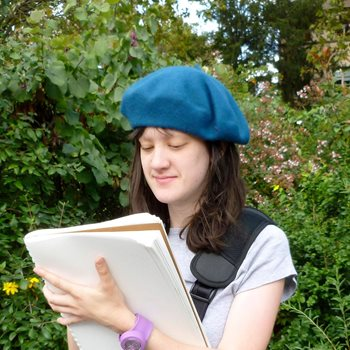
%> input picture konvolüsyon/blue_hat.jpg, 350 x 350 px
$ octave konvolusyon_sobel_2.m   (GNU Octave 9; MATLAB toolbox functions it lacks are replaced by stand-ins)
%> lines starting %> are read from the running program, lines starting %| are printed output that depends on the picture; in (x1, y1, x2, y2) boxes, pixels count from 0 and x2, y2 are one past the last pixel; in counts of white or black regions, pixels touching at a corner belong together; the program's own positions count from 1
A1 = imread('C:\Users\Mehmet Kamil\Desktop\octave\blue_hat.jpg');
%> A1 is the input picture: size 350x350x3 uint8; mean R, G, B 109.2, 119.6, 91.5
A2 = rgb2hsv(A1);
%> A2: size 350x350x3 double; mean H, S, V 0.258, 0.474, 0.504
sat = size(A2)(1);
%> sat = 350
sut = size(A2)(2);
%> sut = 350

imwrite(A2, 'C:\Users\Mehmet Kamil\Desktop\octave\blue_hat_rgb2hsv.jpg');
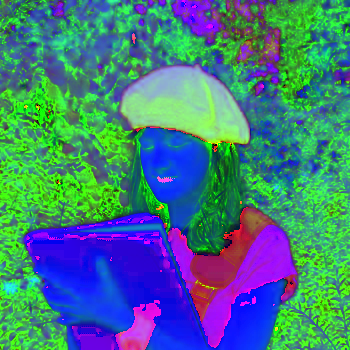
%> saved as blue_hat_rgb2hsv.jpg: size 350x350x3 uint8; mean R, G, B 65.7, 120.9, 128.6

A = uint8(255*A2(:,:,1));
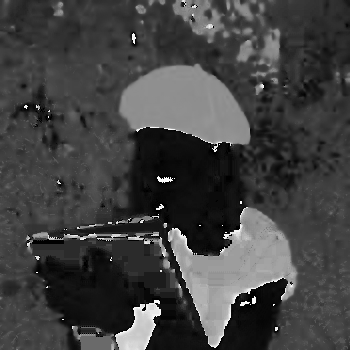
%> A: size 350x350 uint8; min 0, max 254, mean 65.7
esik = 120;
A3 = 0;

for i=1:sat
  for j=1:sut
    if (A(i,j) > esik)
      A3(i,j) = 1;
    else
      A3(i,j) = 0;
    end
  end
end
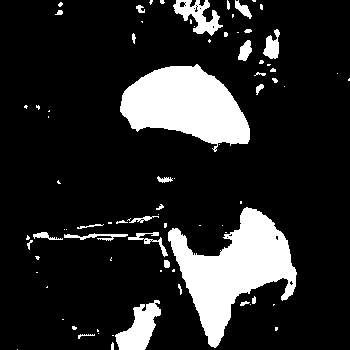
%> A3: size 350x350 double; values 0 (black) and 1 (white), 15.8% white; 81 white regions (51 under 20 px), largest, box (x1, y1, x2, y2) and area: (168, 207, 297, 348) 8002, (120, 64, 250, 152) 7073, (115, 300, 161, 350) 1234

imwrite(A3, 'C:\Users\Mehmet Kamil\Desktop\octave\blue_hat_H_mask.jpg');

A = uint8(255*A2(:,:,2));
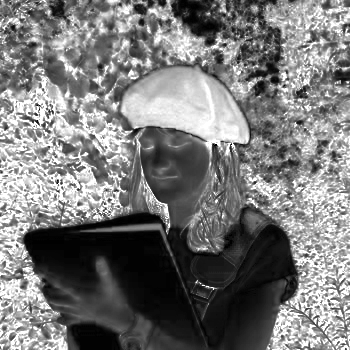
%> A: size 350x350 uint8; min 0, max 255, mean 120.9
esik = 150

for i=1:sat
  for j=1:sut
    if (A(i,j) > esik)
      A4(i,j) = 1;
    else
      A4(i,j) = 0;
    end
  end
end
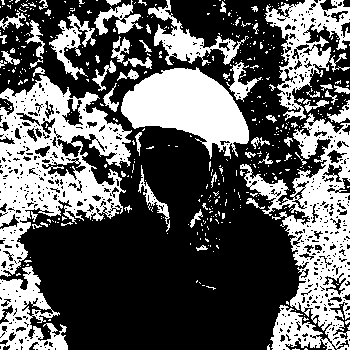
%> A4: size 350x350 double; values 0 (black) and 1 (white), 36.7% white; 445 white regions (385 under 20 px), largest, box (x1, y1, x2, y2) and area: (0, 75, 132, 277) 11870, (240, 113, 350, 350) 10488, (121, 67, 249, 159) 6691

imwrite(A4, 'C:\Users\Mehmet Kamil\Desktop\octave\blue_hat_S_mask.jpg');

Amsk = 0;
Amsk = (A3.*A4);
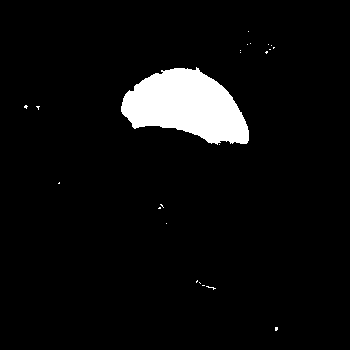
%> Amsk: size 350x350 double; values 0 (black) and 1 (white), 5.4% white; 23 white regions (22 under 20 px), largest, box (x1, y1, x2, y2) and area: (121, 67, 249, 145) 6475
% Küçük yamaları yok etmek için bwareaopen(Amsk,25) işlemi yapılır.
% 25, bitişik beyaz piksellerin eşik değeridir. Daha az sayıda olanlar karartılır.
Amsk = bwareaopen(Amsk, 25);
%> Amsk: size 350x350 logical; 5.3% white; 1 white region, box (x1, y1, x2, y2) and area: (121, 67, 249, 145) 6475

imwrite(255*Amsk, 'C:\Users\Mehmet Kamil\Desktop\octave\blue_hat_full_mask_1.jpg');

A = A2(:,:,3);
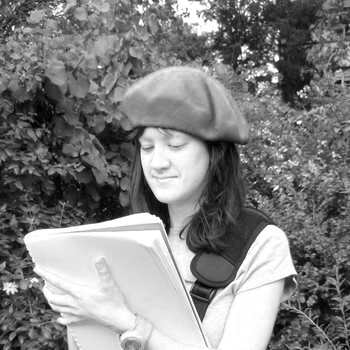
%> A: size 350x350 double; min 0, max 1, mean 0.504

imwrite(A, 'C:\Users\Mehmet Kamil\Desktop\octave\blue_hat_V_mask.jpg');

A1(:,:,1) = Amsk.*A1(:,:,1);
%> A1: size 350x350x3 uint8; mean H, S, V 1.5, 119.6, 91.5
A1(:,:,2) = Amsk.*A1(:,:,2);
%> A1: size 350x350x3 uint8; mean H, S, V 1.5, 5.7, 91.5
A1(:,:,3) = Amsk.*A1(:,:,3);
%> A1: size 350x350x3 uint8; mean H, S, V 1.5, 5.7, 8.1

imwrite(A1, 'C:\Users\Mehmet Kamil\Desktop\octave\blue_hat_full_mask_2.jpg');
